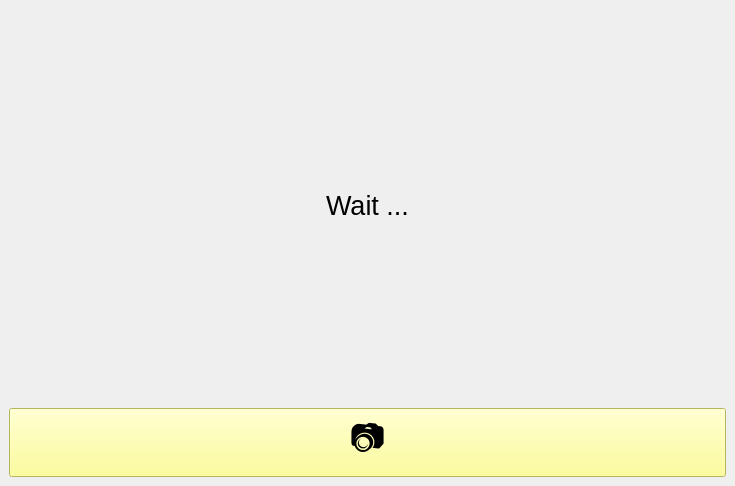
<?xml version="1.0" encoding="UTF-8"?>
<ui version="4.0">
 <class>MainWindow</class>
 <widget class="QMainWindow" name="MainWindow">
  <property name="geometry">
   <rect>
    <x>0</x>
    <y>0</y>
    <width>735</width>
    <height>486</height>
   </rect>
  </property>
  <property name="windowTitle">
   <string>Camera</string>
  </property>
  <property name="windowIcon">
   <iconset>
    <normaloff>../img/icon/camera.png</normaloff>../img/icon/camera.png</iconset>
  </property>
  <widget class="QWidget" name="centralwidget">
   <layout class="QGridLayout" name="gridLayout">
    <item row="0" column="0">
     <widget class="QLabel" name="camera_label">
      <property name="sizePolicy">
       <sizepolicy hsizetype="Expanding" vsizetype="Expanding">
        <horstretch>0</horstretch>
        <verstretch>0</verstretch>
       </sizepolicy>
      </property>
      <property name="font">
       <font>
        <pointsize>20</pointsize>
        <bold>false</bold>
       </font>
      </property>
      <property name="text">
       <string>Wait ...</string>
      </property>
      <property name="alignment">
       <set>Qt::AlignCenter</set>
      </property>
     </widget>
    </item>
    <item row="1" column="0">
     <widget class="QPushButton" name="camera_btn">
      <property name="font">
       <font>
        <pointsize>26</pointsize>
       </font>
      </property>
      <property name="styleSheet">
       <string notr="true">background-color: rgb(255, 255, 127);</string>
      </property>
      <property name="text">
       <string>📷</string>
      </property>
     </widget>
    </item>
   </layout>
  </widget>
 </widget>
 <resources/>
 <connections/>
</ui>
